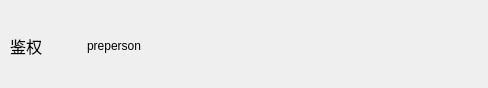
<?xml version="1.0" encoding="UTF-8"?>
<ui version="4.0">
 <class>AkaAuthLoading</class>
 <widget class="QWidget" name="AkaAuthLoading">
  <property name="geometry">
   <rect>
    <x>0</x>
    <y>0</y>
    <width>488</width>
    <height>88</height>
   </rect>
  </property>
  <property name="windowTitle">
   <string>AkaAuthLoading</string>
  </property>
  <widget class="QWidget" name="layoutWidget">
   <property name="geometry">
    <rect>
     <x>10</x>
     <y>20</y>
     <width>471</width>
     <height>51</height>
    </rect>
   </property>
   <layout class="QHBoxLayout" name="horizontalLayout" stretch="2,2,9">
    <item>
     <widget class="QLabel" name="label">
      <property name="font">
       <font>
        <family>微软雅黑</family>
        <pointsize>12</pointsize>
       </font>
      </property>
      <property name="text">
       <string>鉴权</string>
      </property>
     </widget>
    </item>
    <item>
     <widget class="QLabel" name="aka_auth_label">
      <property name="text">
       <string>preperson</string>
      </property>
     </widget>
    </item>
    <item>
     <widget class="QLabel" name="aka_auth_duration_label">
      <property name="font">
       <font>
        <family>微软雅黑</family>
        <pointsize>10</pointsize>
       </font>
      </property>
      <property name="text">
       <string/>
      </property>
     </widget>
    </item>
   </layout>
  </widget>
 </widget>
 <resources/>
 <connections/>
</ui>
